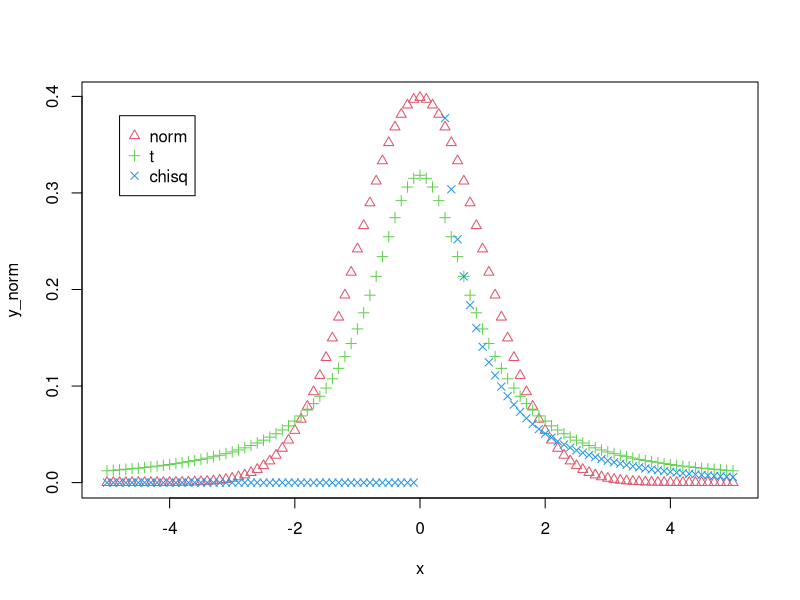

Write R code to recreate this figure.
x       <- seq(-5, 5, 0.1)

y_norm  <- dnorm (x)
y_t     <- dt    (x,  1)
y_chisq <- dchisq(x,  0.5)

x11()

plot  (x, y_norm   , pch=2, col=2)
points(x, y_t      , pch=3, col=3)
points(x, y_chisq  , pch=4, col=4)

legend(-4.8, 0.38, c("norm", "t", "chisq"), col=c(2,3,4), pch=c(2,3,4))

z <- locator(1) # wait for mouse click or enter pressed
